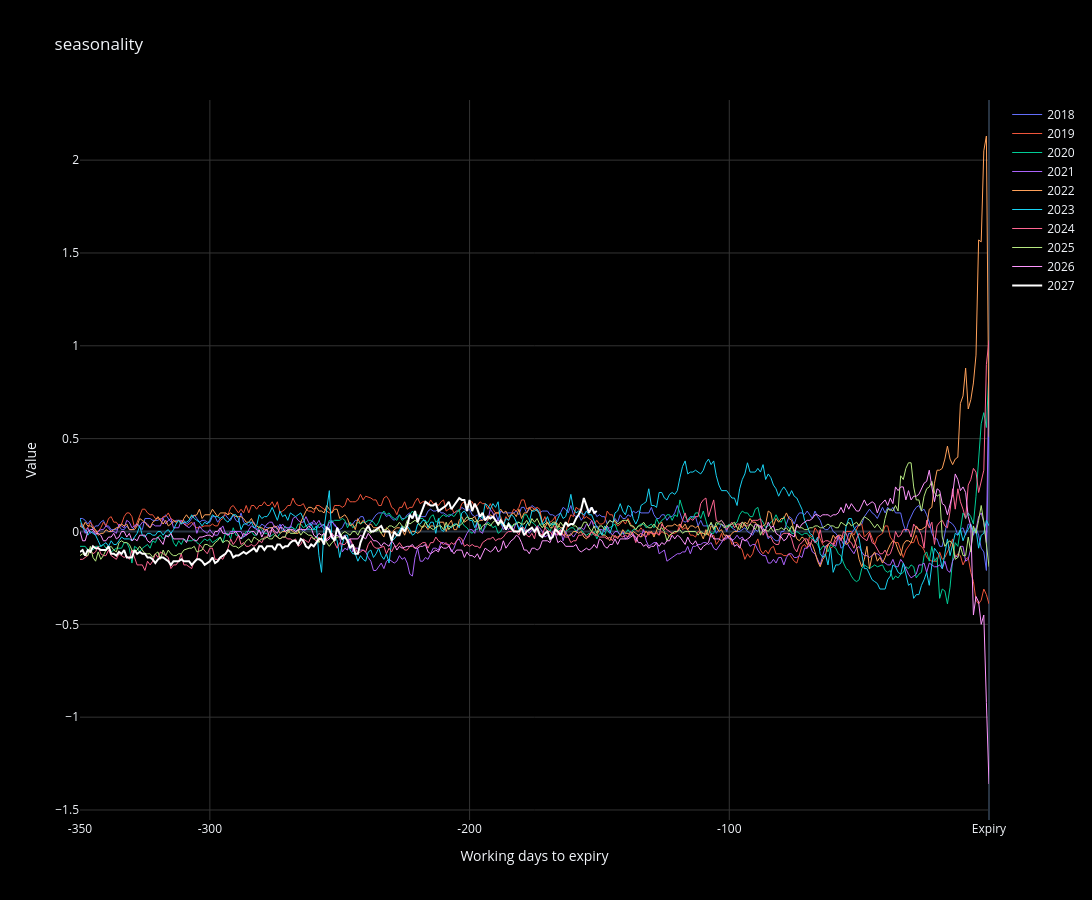

Notebook code for this chart:
### Code cell
# result = sznlty.expression_seasonality("CO", "F27 - 3*G27 + 3*H27 - J27 ", start_year=2020, end_year=2027, window_days=400)
result = sznlty.working_day_expression_seasonality("CO", "J27 - 3*M27 + 3*Q27 - V27 ", start_year=2018, end_year=2027, window_days=350)
# result = sznlty.expression_seasonality("CO", "J27 - 3*M27 + 3*Q27 - V27 ", start_year=2018, end_year=2027, window_days=350)
plotter.plot_seasonality(result, title="seasonality")
# 2. Identify Anomaly Years (using the RMSE/Volatility logic)
anomaly_map = fc.get_anomaly_years(result['combined'])

# 3. Create Enhanced DataFrame with Cleaned Averages
# This adds Avg_5y_Clean, Avg_10y_Clean, and Avg_15y_Clean
df_enhanced = fc.get_cleaned_averages(result['combined'], anomaly_map)

# 4. Calculate Statistical Metrics
# Adds UpRate, Expected, and MaxDrawdown for 3D, 6D, 10D, 15D, 21D intervals
stats_df = fc.calculate_stats(result['combined'])

# 5. Join stats with the enhanced dataframe
df_final = df_enhanced.join(stats_df)

# 6. Export to Excel
# result: for original stats and dates, df_final: for all new columns
export_to_excel(result, df_final, filename="seasonality_report_final.xlsx")

# 7. Quick Verification
print("--- Analysis Complete ---")
print(f"Anomalies Found: {anomaly_map}")
print(f"Total Columns Exported: {len(df_final.columns)}")

### Figure 1 — Plotly figure (JSON) as saved in the notebook; plotly's stock layout.template omitted (floating-point values rounded to 4 significant figures; data arrays with more than 128 entries replaced by an {"elided": "..."} marker saying what was removed)
{"data": [{"customdata": {"elided": "347 str values"}, "hovertemplate": "2018<br>Date: %{customdata}<br>Value: %{y:.2f}<extra></extra>", "line": {"color": "#636EFA", "width": 1}, "mode": "lines", "name": "2018", "type": "scatter", "x": {"elided": "347 int values"}, "y": {"elided": "347 float values"}}, {"customdata": {"elided": "346 str values"}, "hovertemplate": "2019<br>Date: %{customdata}<br>Value: %{y:.2f}<extra></extra>", "line": {"color": "#EF553B", "width": 1}, "mode": "lines", "name": "2019", "type": "scatter", "x": {"elided": "346 int values"}, "y": {"elided": "346 float values"}}, {"customdata": {"elided": "346 str values"}, "hovertemplate": "2020<br>Date: %{customdata}<br>Value: %{y:.2f}<extra></extra>", "line": {"color": "#00CC96", "width": 1}, "mode": "lines", "name": "2020", "type": "scatter", "x": {"elided": "346 int values"}, "y": {"elided": "346 float values"}}, {"customdata": {"elided": "346 str values"}, "hovertemplate": "2021<br>Date: %{customdata}<br>Value: %{y:.2f}<extra></extra>", "line": {"color": "#AB63FA", "width": 1}, "mode": "lines", "name": "2021", "type": "scatter", "x": {"elided": "346 int values"}, "y": {"elided": "346 float values"}}, {"customdata": {"elided": "348 str values"}, "hovertemplate": "2022<br>Date: %{customdata}<br>Value: %{y:.2f}<extra></extra>", "line": {"color": "#FFA15A", "width": 1}, "mode": "lines", "name": "2022", "type": "scatter", "x": {"elided": "348 int values"}, "y": {"elided": "348 float values"}}, {"customdata": {"elided": "348 str values"}, "hovertemplate": "2023<br>Date: %{customdata}<br>Value: %{y:.2f}<extra></extra>", "line": {"color": "#19D3F3", "width": 1}, "mode": "lines", "name": "2023", "type": "scatter", "x": {"elided": "348 int values"}, "y": {"elided": "348 float values"}}, {"customdata": {"elided": "346 str values"}, "hovertemplate": "2024<br>Date: %{customdata}<br>Value: %{y:.2f}<extra></extra>", "line": {"color": "#FF6692", "width": 1}, "mode": "lines", "name": "2024", "type": "scatter", "x": {"elided": "346 int values"}, "y": {"elided": "346 float values"}}, {"customdata": {"elided": "346 str values"}, "hovertemplate": "2025<br>Date: %{customdata}<br>Value: %{y:.2f}<extra></extra>", "line": {"color": "#B6E880", "width": 1}, "mode": "lines", "name": "2025", "type": "scatter", "x": {"elided": "346 int values"}, "y": {"elided": "346 float values"}}, {"customdata": {"elided": "346 str values"}, "hovertemplate": "2026<br>Date: %{customdata}<br>Value: %{y:.2f}<extra></extra>", "line": {"color": "#FF97FF", "width": 1}, "mode": "lines", "name": "2026", "type": "scatter", "x": {"elided": "346 int values"}, "y": {"elided": "346 float values"}}, {"customdata": {"elided": "197 str values"}, "hovertemplate": "2027<br>Date: %{customdata}<br>Value: %{y:.2f}<extra></extra>", "line": {"color": "white", "width": 2}, "mode": "lines", "name": "2027", "type": "scatter", "x": {"elided": "197 int values"}, "y": {"elided": "197 float values"}}], "layout": {"height": 900, "hovermode": "x unified", "paper_bgcolor": "black", "plot_bgcolor": "black", "title": {"text": "seasonality"}, "width": 1600, "xaxis": {"gridcolor": "#333", "ticktext": ["-350", "-300", "-200", "-100", "Expiry"], "tickvals": [-350, -300, -200, -100, 0], "title": {"text": "Working days to expiry"}}, "yaxis": {"gridcolor": "#333", "title": {"text": "Value"}}}}
